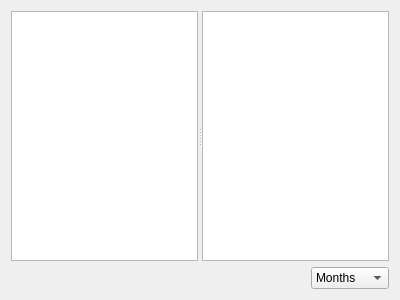
<?xml version="1.0" encoding="UTF-8"?>
<ui version="4.0">
 <class>GanttWidget</class>
 <widget class="QWidget" name="GanttWidget">
  <property name="geometry">
   <rect>
    <x>0</x>
    <y>0</y>
    <width>400</width>
    <height>300</height>
   </rect>
  </property>
  <property name="windowTitle">
   <string>GanttWidget</string>
  </property>
  <layout class="QGridLayout" name="gridLayout">
   <item row="0" column="0" colspan="2">
    <widget class="QSplitter" name="splitter">
     <property name="orientation">
      <enum>Qt::Horizontal</enum>
     </property>
     <widget class="GanttTreeView" name="treeView"/>
     <widget class="GanttGraphicsView" name="ganttView"/>
    </widget>
   </item>
   <item row="1" column="0">
    <spacer name="horizontalSpacer">
     <property name="orientation">
      <enum>Qt::Horizontal</enum>
     </property>
     <property name="sizeHint" stdset="0">
      <size>
       <width>40</width>
       <height>20</height>
      </size>
     </property>
    </spacer>
   </item>
   <item row="1" column="1">
    <widget class="QComboBox" name="comboBox_mode">
     <item>
      <property name="text">
       <string>Months</string>
      </property>
     </item>
     <item>
      <property name="text">
       <string>Days</string>
      </property>
     </item>
     <item>
      <property name="text">
       <string>Hours</string>
      </property>
     </item>
     <item>
      <property name="text">
       <string>Minutes</string>
      </property>
     </item>
     <item>
      <property name="text">
       <string>Seconds</string>
      </property>
     </item>
    </widget>
   </item>
  </layout>
 </widget>
 <layoutdefault spacing="6" margin="11"/>
 <customwidgets>
  <customwidget>
   <class>GanttGraphicsView</class>
   <extends>QGraphicsView</extends>
   <header>mygantt_graphicsview.h</header>
  </customwidget>
  <customwidget>
   <class>GanttTreeView</class>
   <extends>QTreeView</extends>
   <header>mygantt_treeview.h</header>
  </customwidget>
 </customwidgets>
 <resources/>
 <connections/>
</ui>
